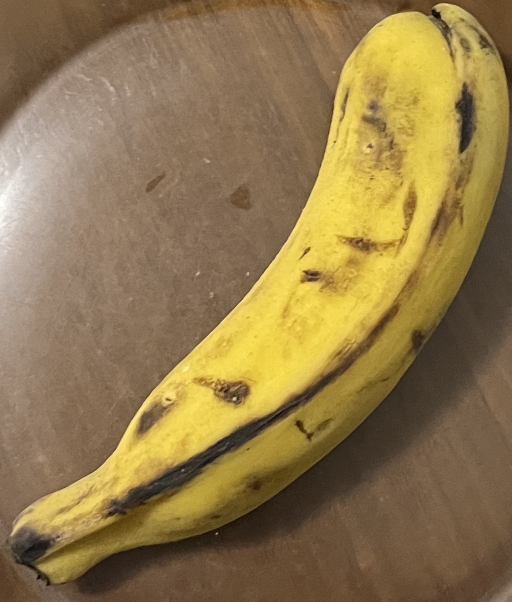
#> input picture banana.jpg, 1024 x 1204 px (shown at 1/2 size); its folder holds only this picture in this run
$ python -i resizing_images.py   (imports and definitions only)
#> lines starting #> are read from the running program, lines starting #| are printed output that depends on the picture
import os
from PIL import Image
import random
import matplotlib.pyplot as plt
import matplotlib.image as mpimg

# Define paths
input_dirs = {
    'train': './data_set/train',
    'validation': './data_set/validation',
    'test': './data_set/test'
}

output_dir = './data_set/working'

# [4 lines not run here, left out]

def resize_and_save_image(input_path, output_path, size=(128, 128)):
#> called with input_path = 'banana.jpg', output_path = 'out.png', size = (128, 128)
  try:
    with Image.open(input_path) as img:
#> img is the input picture: PIL image 1024x1204 RGB; mean R, G, B 145.1, 121.3, 76.8
      if img.mode == 'P':
          img = img.convert('RGBA')

      if img.mode in ('RGBA', 'LA') or (img.mode == 'P' and 'transparency' in img.info):
          img = img.convert('RGB')

      img = img.resize(size, Image.LANCZOS)
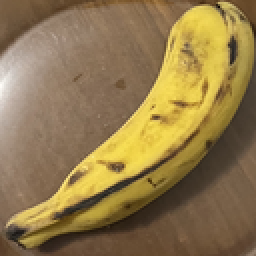
#> img: PIL image 128x128 RGB (shown 2 times larger); mean R, G, B 145.1, 121.3, 76.8
      img.save(output_path, format='JPEG')
  except Exception as e:
    print(f"Error processing {input_path}: {e}")

def process_directory(input_directory, output_directory):
  for root, dirs, files in os.walk(input_directory):
    relative_path = os.path.relpath(root, input_directory)
    output_path = os.path.join(output_directory, relative_path)

    if not os.path.exists(output_path):
        os.makedirs(output_path)

    for file_name in files:
      if file_name.lower().endswith(('.png', '.jpg', '.jpeg')):
          input_file_path = os.path.join(root, file_name)
          output_file_path = os.path.join(output_path, file_name)
          resize_and_save_image(input_file_path, output_file_path)

# Process each directory separately
# [4 lines not run here, left out]

>>> result = resize_and_save_image('banana.jpg', 'out.png')
